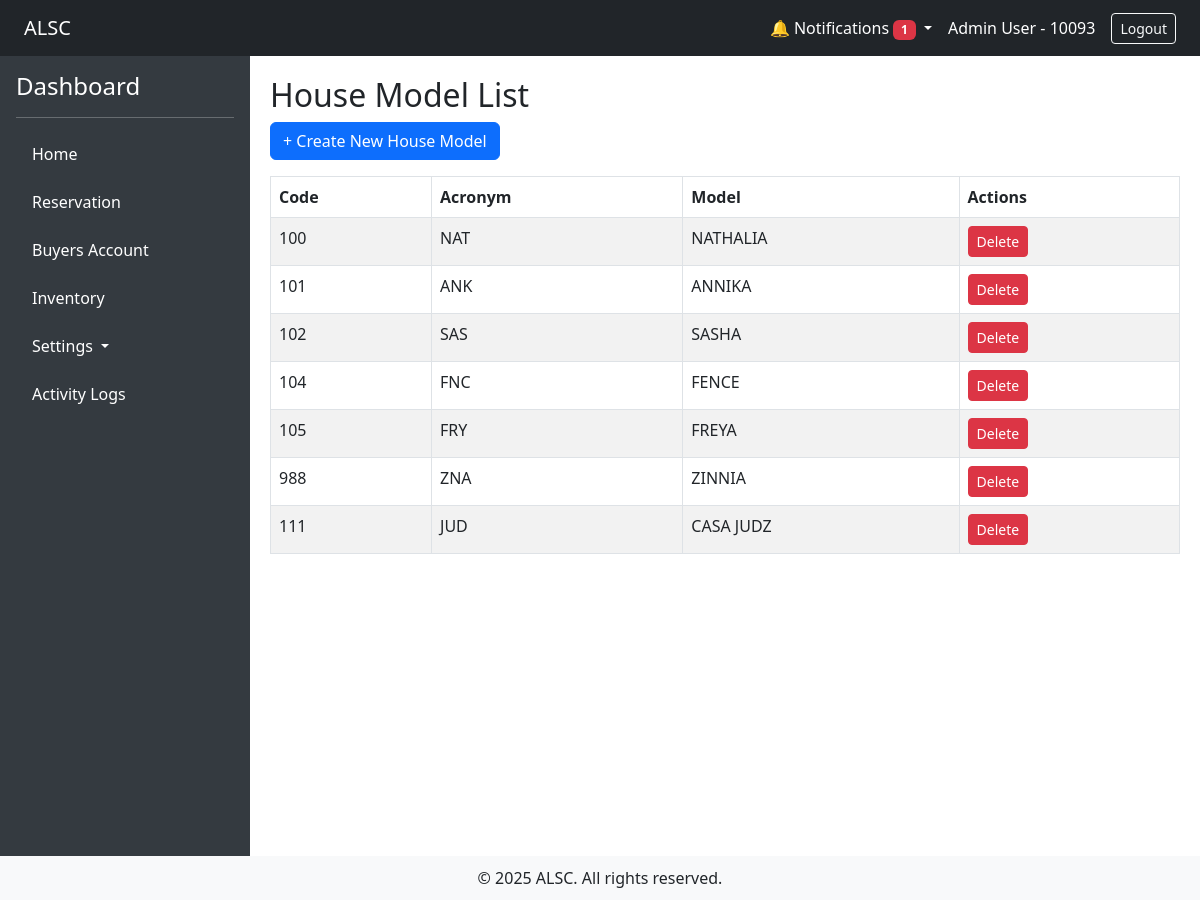
/?url=inventory/model_house (signed in), run on the app's committed database.
### tables this page shows
CREATE TABLE `t_model_house` (
  `id` int(11) NOT NULL,
  `c_code` int(11) NOT NULL,
  `c_model` text NOT NULL,
  `c_acronym` text NOT NULL
);

### app/controllers/inventory_controller.php (called while the page is built, shortened)
<?php
require_once __DIR__ . '/../models/HouseModel.php';
class Inventory extends Controller
{
    public function model_house()
    {
        $model_houses = HouseModel::all();
        return $this->view('inventory/model_house/index', ['model_houses' => $model_houses]);
    }
}

### app/core/App.php (called while the page is built, shortened)
<?php
class App
{
    protected $method = 'index';
    public function __construct()
    {
        $url = $this->parseUrl();
        if ($url) {
            if (file_exists(__DIR__ . '/../controllers/' . $url[0] . '_controller.php')) {
                unset($url[0]);
            }
        }
        $this->controller = new $this->controller;
        if (isset($url[1])) {
            if (method_exists($this->controller, $url[1])) {
                $this->method = $url[1];
                unset($url[1]);
            }else $this->method = "notfound";
        }
        $this->params = $url ? array_values($url) : [];
        call_user_func_array([$this->controller, $this->method], $this->params);
    }
    public function parseUrl()
    {
        if (isset($_GET['url'])) {
            return explode('/', filter_var(rtrim($_GET['url'], '/'), FILTER_SANITIZE_URL));
        }
    }
}

### index.php (called while the page is built, shortened)
<?php
require_once './app/init.php';
$app = new App;

### app/init.php (called while the page is built, shortened)
<?php
require_once 'config/Connection.php';
require_once 'core/App.php';
function url($path = '')
{
    $base = rtrim('/alsc_app', '/');
    $path = ltrim($path, '/');
    return $base . '/?url=' . $path;
}

### app/config/Connection.php (called while the page is built, shortened)
<?php
class Connection
{
    private static $instance;
    private $conn;
    public function __construct()
    {
        try {
            $dbh = "mysql:host=". DB_HOST .";dbname=". DB_NAME ;
            $this->conn = new PDO($dbh, DB_USER , DB_PASS);
            $this->conn->setAttribute(PDO::ATTR_ERRMODE, PDO::ERRMODE_EXCEPTION);
        } catch (PDOException $e) {
            echo "Connection failed: " . $e->getMessage();
        }
    }
    public static function getInstance()
    {
        if (!self::$instance) {
            self::$instance = new Connection();
        }
        return self::$instance;
    }
    public function getConnection()
    {
        return $this->conn;
    }
}

### app/models/HouseModel.php (called while the page is built, shortened)
<?php
require_once __DIR__ . '/../core/Model.php';
class HouseModel extends Model
{
    public static function all()
    {
        $instance = new static();
        $stmt = $instance->db->prepare("SELECT * FROM {$instance->table}");
        $stmt->execute();
        return $stmt->fetchAll(\PDO::FETCH_OBJ);
    }
}

### app/core/Model.php (called while the page is built, shortened)
<?php
class Model
{
    public function __construct()
    {
        $this->db = Connection::getInstance()->getConnection();
    }
}

### app/views/inventory/model_house/index.php (the view)
<h2>House Model List</h2>
<a href="<?= url('inventory/model_house_manage') ?>" class="btn btn-primary mb-3">+ Create New House Model</a>
<table class="table table-bordered table-striped">
    <thead>
        <tr>
            <th>Code</th>
            <th>Acronym</th>
            <th>Model</th>
            <th>Actions</th>
        </tr>
    </thead>
    <tbody>
        <?php if (!empty($model_houses)): ?>
            <?php foreach ($model_houses as $model_house): ?>
                <tr>
                    <td><?= $model_house->c_code ?></td>
                    <td><?= $model_house->c_acronym ?></td>
                    <td><?= $model_house->c_model ?></td>
                    <td>
                        <a href="<?= url('inventory/model_house_delete/' . $model_house->id) ?>" class="btn btn-sm btn-danger" onclick="return confirm('Are you sure you want to delete this lot?')">Delete</a>
                    </td>
                </tr>
            <?php endforeach; ?>
        <?php else: ?>
            <tr><td colspan="7">No Model House records found.</td></tr>
        <?php endif; ?>
    </tbody>
</table>

### app/views/layouts/main.php (style rules this page uses)
body { min-height: 100vh; display: flex; flex-direction: column; }

### data on the page
t_model_house: c_code "100", c_acronym "NAT", c_model "NATHALIA"
t_model_house: c_code "101", c_acronym "ANK", c_model "ANNIKA"
t_model_house: c_code "102", c_acronym "SAS", c_model "SASHA"
t_model_house: c_code "104", c_acronym "FNC", c_model "FENCE"
t_model_house: c_code "105", c_acronym "FRY", c_model "FREYA"
t_model_house: c_code "988", c_acronym "ZNA", c_model "ZINNIA"
t_model_house: c_code "111", c_acronym "JUD", c_model "CASA JUDZ"

### other printed values
$unreadCount "1"
$_SESSION['user']['name'] "Admin User"
$_SESSION['user']['employee_id'] "10093"
